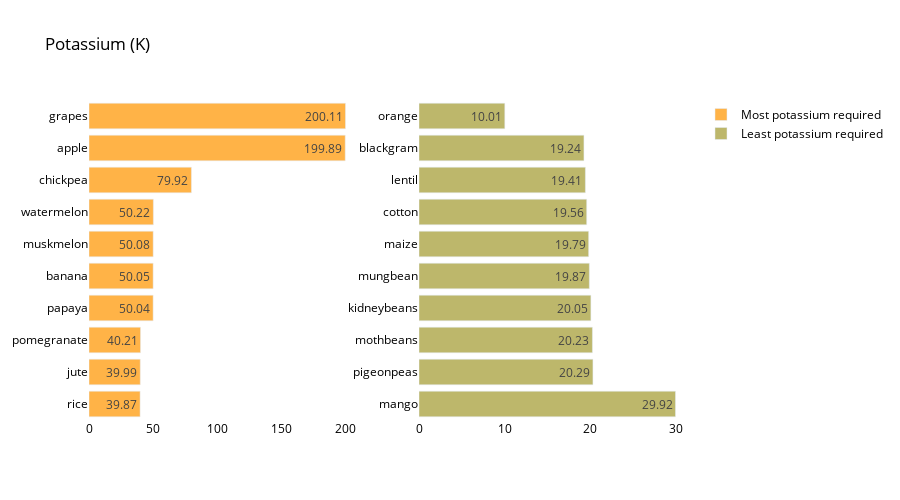

The notebook cell this image was saved under:
### Markdown cell above
## Potassium analysis

### Code cell
crop_summary_K = crop_summary.sort_values(by='K', ascending=False)

fig = make_subplots(rows=1, cols=2)

top = {
    'y' : crop_summary_K['K'][0:10].sort_values().index,
    'x' : crop_summary_K['K'][0:10].sort_values()
}

last = {
    'y' : crop_summary_K['K'][-10:].index,
    'x' : crop_summary_K['K'][-10:]
}

fig.add_trace(
    go.Bar(top,
           name="Most potassium required",
           marker_color=random.choice(colorarr),
           orientation='h',
          text=top['x']),

    row=1, col=1
)

fig.add_trace(
    go.Bar(last,
           name="Least potassium required",
           marker_color=random.choice(colorarr),
           orientation='h',
          text=last['x']),
    row=1, col=2
)
fig.update_traces(texttemplate='%{text}', textposition='inside')
fig.update_layout(title_text="Potassium (K)",
                  plot_bgcolor='white',
                  font_size=12,
                  font_color='black',
                 height=500)

fig.update_xaxes(showgrid=False)
fig.update_yaxes(showgrid=False)
fig.show()

### Figure 1 — Plotly figure (JSON) as saved in the notebook; plotly's stock layout.template omitted (floating-point values rounded to 4 significant figures)
{"data": [{"marker": {"color": "#Ffb347"}, "name": "Most potassium required", "orientation": "h", "text": [39.87, 39.99, 40.21, 50.04, 50.05, 50.08, 50.22, 79.92, 199.9, 200.1], "textposition": "inside", "texttemplate": "%{text}", "type": "bar", "x": [39.87, 39.99, 40.21, 50.04, 50.05, 50.08, 50.22, 79.92, 199.9, 200.1], "xaxis": "x", "y": ["rice", "jute", "pomegranate", "papaya", "banana", "muskmelon", "watermelon", "chickpea", "apple", "grapes"], "yaxis": "y"}, {"marker": {"color": "#Bdb76b"}, "name": "Least potassium required", "orientation": "h", "text": [29.92, 20.29, 20.23, 20.05, 19.87, 19.79, 19.56, 19.41, 19.24, 10.01], "textposition": "inside", "texttemplate": "%{text}", "type": "bar", "x": [29.92, 20.29, 20.23, 20.05, 19.87, 19.79, 19.56, 19.41, 19.24, 10.01], "xaxis": "x2", "y": ["mango", "pigeonpeas", "mothbeans", "kidneybeans", "mungbean", "maize", "cotton", "lentil", "blackgram", "orange"], "yaxis": "y2"}], "layout": {"font": {"color": "black", "size": 12}, "height": 500, "plot_bgcolor": "white", "title": {"text": "Potassium (K)"}, "xaxis": {"anchor": "y", "domain": [0, 0.45], "showgrid": false}, "xaxis2": {"anchor": "y2", "domain": [0.55, 1], "showgrid": false}, "yaxis": {"anchor": "x", "domain": [0, 1], "showgrid": false}, "yaxis2": {"anchor": "x2", "domain": [0, 1], "showgrid": false}}}
